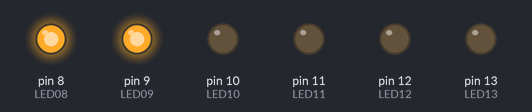
The sketch below on a simulated Arduino Uno, built with avr-gcc and run on an emulated ATmega328P. Parts: output pins drawn as LEDs (lit = HIGH).

Above: at 0.1 s.
At 6.4 s:
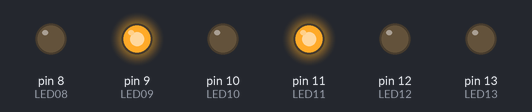
At 12.7 s:
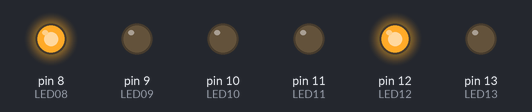
At 17.0 s:
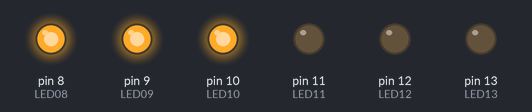
At 27.6 s:
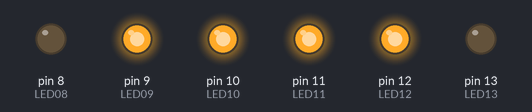
At 35.9 s:
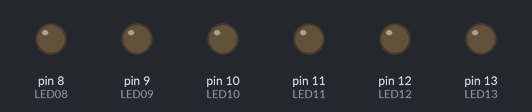
Timing chart, 0 to 37.4 s (numbered marks = the images above):
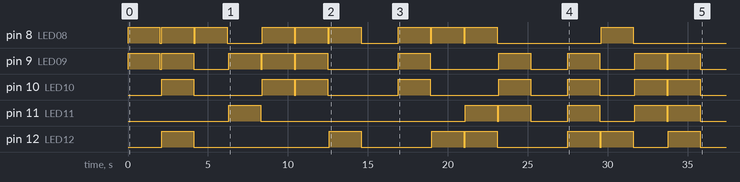

The sketch:

BrailleLeds.ino
```cpp
const int A[] = {1,0, // 1
                0,0,
                0,0};

const int B[] = {1,0,
                1,0,
                0,0};

const int C[] = {1,1,
                0,0,
                0,0};

const int D[] = {1,1,
                0,1,
                0,0};

const int E[] = {1,0,
                0,1,
                0,0};

const int F[] = {1,1,
                1,0,
                0,0};

const int G[] = {1,1,
                1,1,
                0,0};

const int H[] = {1,0,
                1,1,
                0,0};

const int I[] = {0,1,
                1,0,
                0,0};

const int J[] = {0,1,  //0
                1,1,
                0,0};

const int K[] = {1,0,
                0,0,
                1,0};

const int L[] = {1,0,
                1,0,
                1,0};

const int M[] = {1,1,
                0,0,
                1,0};

const int N[] = {1,1,
                0,1,
                1,0};

const int O[] = {1,0,
                0,1,
                1,0};

const int P[] = {1,1,
                1,0,
                1,0};

const int Q[] = {1,1,
                1,1,
                1,0};

const int R[] = {1,0,
                1,1,
                1,0};

const int S[] = {0,1,
                1,0,
                1,0};

const int T[] = {0,1,
                1,1,
                1,0};

const int U[] = {1,0,
                0,0,
                1,1};

const int V[] = {1,0,
                1,0,
                1,1};

const int W[] = {0,1,
                1,1,
                0,1};

const int X[] = {1,1,
                0,0,
                1,1};

const int Y[] = {1,1,
                0,1,
                1,1};

const int Z[] = {1,0,
                0,1,
                1,1};

const int NUMBER[] = {1,0,
                      1,0,
                      1,1};

//Leds
const int LED13 = 13;
const int LED12 = 12;
const int LED11 = 11;
const int LED10 = 10;
const int LED09 = 9;
const int LED08 = 8;

//button
const int CANT = 6;

int i = 0;
int val = 0;

void setup() {
  pinMode(LED13, OUTPUT);
  pinMode(LED12, OUTPUT);
  pinMode(LED11, OUTPUT);
  pinMode(LED10, OUTPUT);
  pinMode(LED09, OUTPUT);
  pinMode(LED08, OUTPUT);
}

void off (){
    digitalWrite(LED08, LOW);
    digitalWrite(LED09, LOW);
    digitalWrite(LED10, LOW);
    digitalWrite(LED11, LOW);
    digitalWrite(LED12, LOW);
    digitalWrite(LED13, LOW);
    delay(100);
}


void enableLeds(const int ledsArray[]){
    for (int i = 0; i < CANT; i++){
      if (ledsArray[i] == 1){
            switch (i+1){
              case 1:
                digitalWrite(LED08, HIGH);
              break;
              case 3:
                digitalWrite(LED09, HIGH);
              break;
              case 5:
                digitalWrite(LED10, HIGH);
              break;
              case 2:
                digitalWrite(LED11, HIGH);
              break;
              case 4:
                digitalWrite(LED12, HIGH);
              break;
              case 6:
                digitalWrite(LED13, HIGH);
              break;
          }
      }

    }
}

void printString(char* string, boolean isNumber){
    if (isNumber){
      enableLeds(NUMBER);
      delay(2000);
      off();
    }
    for (i=0; i<strlen(string); i++){
        printCharacter(string[i]);
        delay(2000);
        off();
    }
}


void printCharacter(char letter){
   switch(letter){
      case 'A': enableLeds(A); break;
      case 'B': enableLeds(B); break;
      case 'C': enableLeds(C); break;
      case 'D': enableLeds(D); break;
      case 'E': enableLeds(E); break;
      case 'F': enableLeds(F); break;
      case 'G': enableLeds(G); break;
      case 'H': enableLeds(H); break;
      case 'I': enableLeds(I); break;
      case 'J': enableLeds(J); break;
      case 'K': enableLeds(K); break;
      case 'L': enableLeds(L); break;
      case 'M': enableLeds(M); break;
      case 'N': enableLeds(N); break;
      case 'O': enableLeds(O); break;
      case 'P': enableLeds(P); break;
      case 'Q': enableLeds(Q); break;
      case 'R': enableLeds(R); break;
      case 'S': enableLeds(S); break;
      case 'T': enableLeds(T); break;
      case 'U': enableLeds(U); break;
      case 'V': enableLeds(V); break;
      case 'W': enableLeds(W); break;
      case 'X': enableLeds(X); break;
      case 'Y': enableLeds(Y); break;
      case 'Z': enableLeds(Z); break;
      case '0': enableLeds(J); break;
      case '1': enableLeds(A); break;
      case '2': enableLeds(B); break;
      case '3': enableLeds(C); break;
      case '4': enableLeds(D); break;
      case '5': enableLeds(E); break;
      case '6': enableLeds(F); break;
      case '7': enableLeds(G); break;
      case '8': enableLeds(H); break;
      case '9': enableLeds(I); break;
      default: off(); break;
  }
}


void loop() {

 printString("BRAILLE LEDS TEST", false);

 delay(5000);
}
```

Measured:
- by itself, pin 8 (LED08): LOW → HIGH at 0.00 s, → LOW 2.0 s later, → HIGH 0.10 s later, → LOW 2.0 s later, … (20 changes in this stretch)
- by itself, pin 9 (LED09): LOW → HIGH at 0.00 s, → LOW 2.0 s later, → HIGH 0.10 s later, → LOW 2.0 s later, … (20 changes in this stretch)
- by itself, pin 10 (LED10): LOW → HIGH at 2.1 s, → LOW 2.0 s later, → HIGH 4.3 s later, → LOW 2.0 s later, … (16 changes in this stretch)
- by itself, pin 11 (LED11): LOW → HIGH at 6.3 s, → LOW 2.0 s later, → HIGH 12.8 s later, → LOW 2.0 s later, … (12 changes in this stretch)
- by itself, pin 12 (LED12): LOW → HIGH at 2.1 s, → LOW 2.0 s later, → HIGH 8.5 s later, → LOW 2.0 s later, … (14 changes in this stretch)
